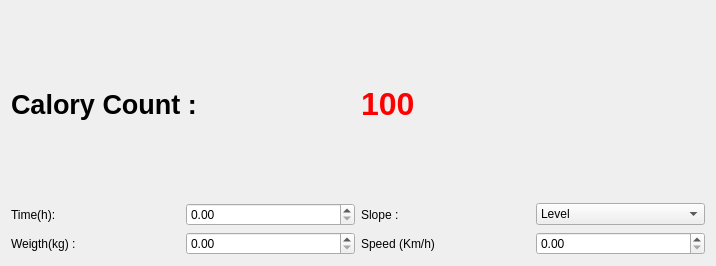
<?xml version="1.0" encoding="UTF-8"?>
<ui version="4.0">
 <class>Widget</class>
 <widget class="QWidget" name="Widget">
  <property name="geometry">
   <rect>
    <x>0</x>
    <y>0</y>
    <width>716</width>
    <height>266</height>
   </rect>
  </property>
  <property name="windowTitle">
   <string>CaloryCount</string>
  </property>
  <layout class="QVBoxLayout" name="verticalLayout_2">
   <item>
    <layout class="QHBoxLayout" name="horizontalLayout_7">
     <item>
      <widget class="QLabel" name="label">
       <property name="font">
        <font>
         <pointsize>20</pointsize>
         <bold>true</bold>
        </font>
       </property>
       <property name="text">
        <string>Calory Count :</string>
       </property>
      </widget>
     </item>
     <item>
      <widget class="QLabel" name="caloryCountLabel">
       <property name="font">
        <font>
         <pointsize>24</pointsize>
         <bold>true</bold>
        </font>
       </property>
       <property name="styleSheet">
        <string notr="true">color: rgba(255, 0, 0, 1)</string>
       </property>
       <property name="text">
        <string>100</string>
       </property>
      </widget>
     </item>
    </layout>
   </item>
   <item>
    <layout class="QVBoxLayout" name="verticalLayout">
     <item>
      <layout class="QHBoxLayout" name="horizontalLayout_5">
       <item>
        <layout class="QHBoxLayout" name="horizontalLayout">
         <item>
          <widget class="QLabel" name="label_3">
           <property name="text">
            <string>Time(h):</string>
           </property>
          </widget>
         </item>
         <item>
          <widget class="QDoubleSpinBox" name="timeSpinBox"/>
         </item>
        </layout>
       </item>
       <item>
        <layout class="QHBoxLayout" name="horizontalLayout_3">
         <item>
          <widget class="QLabel" name="label_5">
           <property name="text">
            <string>Slope :</string>
           </property>
          </widget>
         </item>
         <item>
          <widget class="QComboBox" name="slopeComboBox">
           <item>
            <property name="text">
             <string>Level</string>
            </property>
           </item>
          </widget>
         </item>
        </layout>
       </item>
      </layout>
     </item>
     <item>
      <layout class="QHBoxLayout" name="horizontalLayout_6">
       <item>
        <layout class="QHBoxLayout" name="horizontalLayout_2">
         <item>
          <widget class="QLabel" name="label_4">
           <property name="text">
            <string>Weigth(kg) : </string>
           </property>
          </widget>
         </item>
         <item>
          <widget class="QDoubleSpinBox" name="weightSpinBox"/>
         </item>
        </layout>
       </item>
       <item>
        <layout class="QHBoxLayout" name="horizontalLayout_4">
         <item>
          <widget class="QLabel" name="label_6">
           <property name="text">
            <string>Speed (Km/h)</string>
           </property>
          </widget>
         </item>
         <item>
          <widget class="QDoubleSpinBox" name="speedSpinBox"/>
         </item>
        </layout>
       </item>
      </layout>
     </item>
    </layout>
   </item>
  </layout>
 </widget>
 <resources/>
 <connections/>
</ui>
